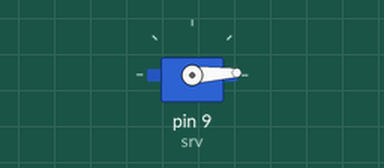
Bench run of a program on a simulated Arduino Uno, built with avr-gcc and run on an emulated ATmega328P. Shown: servo.

Above: at 0.05 s.
At 1.3 s:
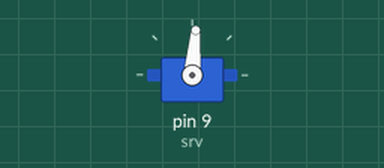
At 2.6 s:
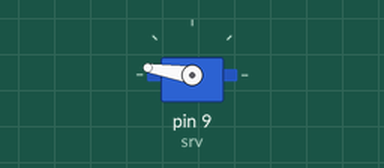
At 5.2 s:
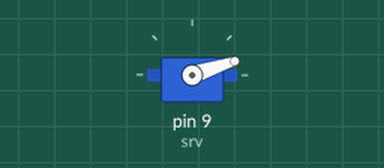
Timing chart, 0 to 7.1 s (numbered marks = the images above):
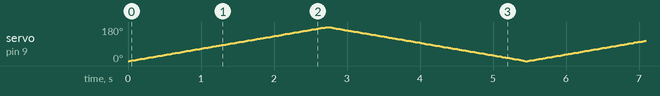

The program:

main.cpp
```cpp
#include <Arduino.h>
#include <Servo.h>

Servo srv = Servo();
int speed = 15;
int pos = 90;
void setup() {
  // put your setup code here, to run once:
  srv.attach(9);
  srv.write(pos);
}

void loop() {

  // put your main code here, to run repeatedly:
  for (pos = 0; pos <= 180; pos += 1) { // goes from 0 degrees to 180 degrees
    // in steps of 1 degree
    srv.write(pos);              // tell servo to go to position in variable 'pos'
    delay(speed);                       // waits 15 ms for the servo to reach the position
  }
  for (pos = 180; pos >= 0; pos -= 1) { // goes from 180 degrees to 0 degrees
    srv.write(pos);              // tell servo to go to position in variable 'pos'
    delay(speed);                       // waits 15 ms for the servo to reach the position
  }
}
```
